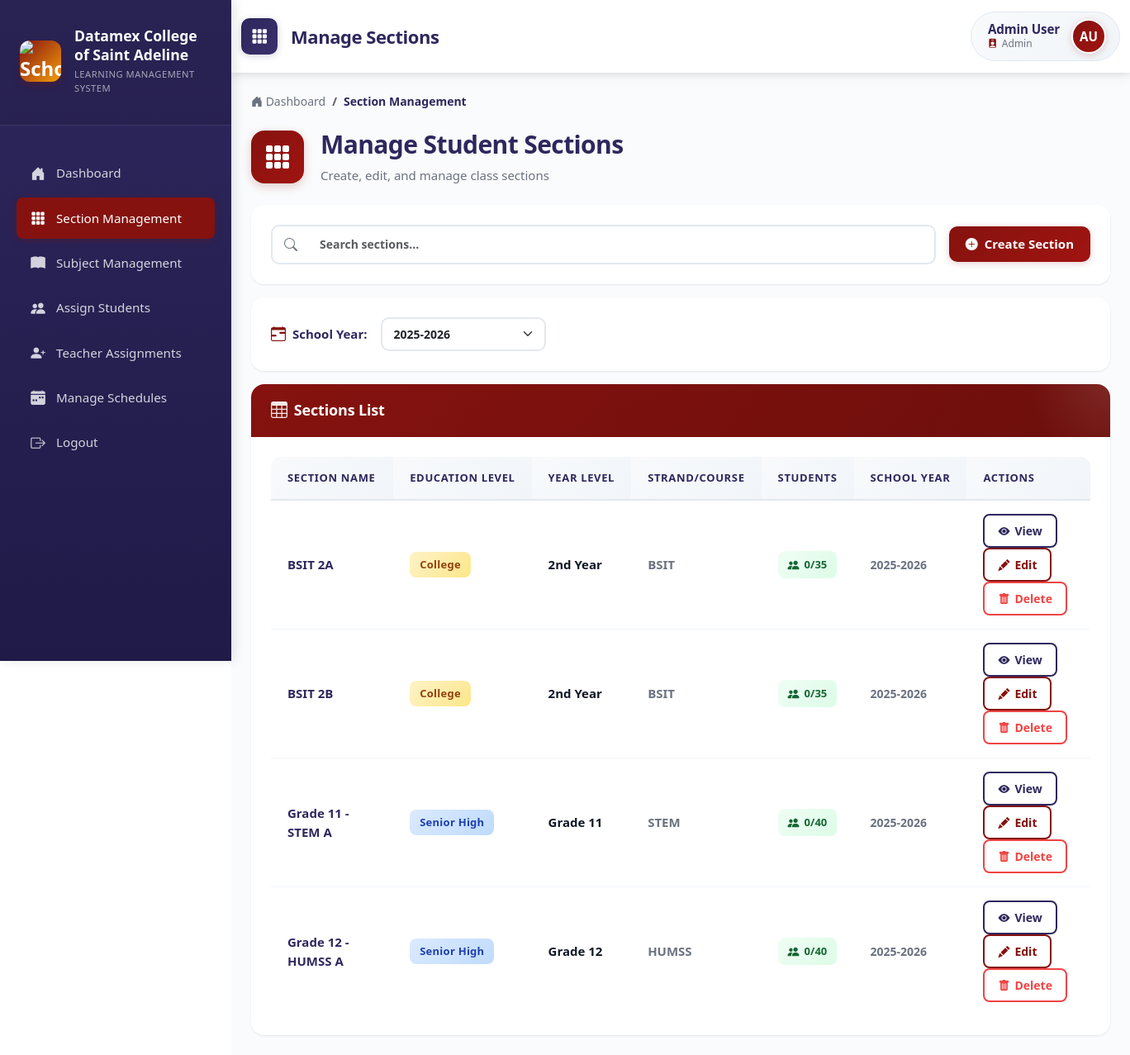
The page /index.php?page=manage_sections (signed in) on the database its author committed.
### tables this page shows
CREATE TABLE sections (
    section_id INT AUTO_INCREMENT PRIMARY KEY,
    section_name VARCHAR(100) NOT NULL,
    education_level ENUM('senior_high', 'college') NOT NULL,
    year_level VARCHAR(50) NOT NULL,
    strand_course VARCHAR(50) NOT NULL,
    max_capacity INT NULL,
    school_year VARCHAR(20) NOT NULL,
    created_at TIMESTAMP DEFAULT CURRENT_TIMESTAMP,
    updated_at TIMESTAMP DEFAULT CURRENT_TIMESTAMP ON UPDATE CURRENT_TIMESTAMP,
    UNIQUE KEY unique_section (section_name, school_year)
);

### app/controllers/SectionController.php (called while the page is built, shortened)
<?php
require_once __DIR__ . '/../models/Section.php';
class SectionController
{
    private $section_model;
    public function __construct()
    {
        $this->section_model = new Section();
    }
    public function showManageSections()
    {
        $page = isset($_GET['p']) ? (int)$_GET['p'] : 1;
        $limit = 10;
        $offset = ($page - 1) * $limit;
        $search = $_GET['search'] ?? '';
        $school_year = $_GET['school_year'] ?? '2025-2026';
        $sections = $this->section_model->getWithPagination($limit, $offset, $search, $school_year);
        require __DIR__ . '/../views/admin/manage_sections.php';
    }
?>
<?php endif;
}

### public/index.php (called while the page is built, shortened)
<?php
require_once __DIR__ . '/../app/routes.php';

### app/models/Section.php (called while the page is built, shortened)
<?php
require_once __DIR__ . '/../../config/db_connection.php';
class Section
{
    private $connection;
    public function __construct()
    {
        global $connection;
        $this->connection = $connection;
    }
    public function getWithPagination($limit, $offset, $search = '', $school_year = '2025-2026')
    {
        $sql = "
            SELECT
                sec.section_id, sec.section_name, sec.education_level, sec.year_level,
                sec.strand_course, sec.max_capacity, sec.school_year,
                COUNT(s.student_id) as student_count
            FROM sections sec
            LEFT JOIN students s ON sec.section_id = s.section_id AND s.enrollment_status = 'active'
            WHERE sec.school_year = :school_year
        ";
        $sql .= " GROUP BY sec.section_id, sec.section_name, sec.education_level, sec.year_level, sec.strand_course, sec.max_capacity, sec.school_year
                  ORDER BY sec.education_level DESC, sec.year_level ASC, sec.section_name ASC
                  LIMIT :limit OFFSET :offset";
        $stmt = $this->connection->prepare($sql);
        $stmt->bindValue(':school_year', $school_year);
        $stmt->bindValue(':limit', (int)$limit, PDO::PARAM_INT);
        $stmt->bindValue(':offset', (int)$offset, PDO::PARAM_INT);
        $stmt->execute();
        return $stmt->fetchAll();
    }
}

### app/views/admin/manage_sections.php (the view, shortened to what this page needs)
<!DOCTYPE html>
<html lang="en">
<head>
    <link rel="stylesheet" href="bootstrap/css/bootstrap.min.css">
    <link rel="stylesheet" href="bootstrap/css/bootstrap-icons.css">
    <link rel="stylesheet" href="css/main.css">
    <link rel="stylesheet" href="css/shared/sidenav.css">
    <link rel="stylesheet" href="css/pages/section_management.css">
</head>
<body>
    <div class="toast-container position-fixed top-0 end-0 p-3" style="z-index: 1100;" id="toastContainer"></div>
    <div class="d-flex">
        <div class="sidenav">
            <div class="sidenav-header">
                <div class="school-brand">
                    <div class="school-logo">
                        <img src="assets/DCSA-LOGO.png" alt="School Logo"
                            style="width: 100%; height: 100%; object-fit: contain; border-radius: 0.75rem;">
                    </div>
                    <div class="school-info">
                        <h5>Datamex College of Saint Adeline</h5>
                        <p class="subtitle">Learning Management System</p>
                    </div>
                </div>
            </div>
            <ul class="sidenav-menu">
                <li class="nav-item">
                    <a class="nav-link" href="index.php?page=admin_dashboard">
                        <i class="bi bi-house-door-fill"></i>
                        <span>Dashboard</span>
                    </a>
                </li>
                <li class="nav-item">
                    <a class="nav-link active" href="index.php?page=manage_sections">
                        <i class="bi bi-grid-3x3-gap-fill"></i>
                        <span>Section Management</span>
                    </a>
                </li>
                <li class="nav-item">
                    <a class="nav-link" href="index.php?page=subjects">
                        <i class="bi bi-book-fill"></i>
                        <span>Subject Management</span>
                    </a>
                </li>
                <li class="nav-item">
                    <a class="nav-link" href="index.php?page=student_sections">
                        <i class="bi bi-people-fill"></i>
                        <span>Assign Students</span>
                    </a>
                </li>
                <li class="nav-item">
                    <a class="nav-link" href="index.php?page=teacher_assignments">
                        <i class="bi bi-person-plus-fill"></i>
                        <span>Teacher Assignments</span>
                    </a>
                </li>
                <li class="nav-item">
                    <a class="nav-link" href="index.php?page=teacher_schedules">
                        <i class="bi bi-calendar-week-fill"></i>
                        <span>Manage Schedules</span>
                    </a>
                </li>
                <li class="nav-item">
                    <a class="nav-link" href="index.php?page=logout">
                        <i class="bi bi-box-arrow-right"></i>
                        <span>Logout</span>
                    </a>
                </li>
            </ul>
        </div>
        <div class="main-content flex-grow-1">
            <nav class="navbar top-navbar">
                <div class="container-fluid">
                    <div class="navbar-brand mb-0">
                        <div class="page-icon">
                            <i class="bi bi-grid-3x3-gap-fill"></i>
                        </div>
                        <span>Manage Sections</span>
                    </div>
                    <div class="user-info-wrapper">
                        <div class="user-details">
                            <span class="user-name">
                                <?php echo htmlspecialchars($_SESSION['user_firstname'] . ' ' . $_SESSION['user_lastname']); ?>
                            </span>
                            <span class="user-role">
                                <i class="bi bi-person-badge-fill"></i>
                                <?php echo ucfirst(htmlspecialchars($_SESSION['user_role'])); ?>
                            </span>
                        </div>
                        <div class="user-avatar">
                            <?php
                            $firstname = $_SESSION['user_firstname'] ?? 'A';
                            $lastname = $_SESSION['user_lastname'] ?? 'U';
                            echo strtoupper(substr($firstname, 0, 1) . substr($lastname, 0, 1));
                            ?>
                        </div>
                    </div>
                </div>
            </nav>
            <div class="container-fluid p-4">
                <nav aria-label="breadcrumb">
                    <ol class="breadcrumb">
                        <li class="breadcrumb-item">
                            <a href="index.php?page=admin_dashboard">
                                <i class="bi bi-house-door-fill"></i> Dashboard
                            </a>
                        </li>
                        <li class="breadcrumb-item active" aria-current="page">
                            Section Management
                        </li>
                    </ol>
                </nav>
                <div class="page-header">
                    <div class="header-content">
                        <div class="header-icon">
                            <i class="bi bi-grid-3x3-gap-fill"></i>
                        </div>
                        <div class="header-text">
                            <h1 class="header-title">Manage Student Sections</h1>
                            <p class="header-subtitle">Create, edit, and manage class sections</p>
                        </div>
                    </div>
                </div>
                <div class="card action-bar-card mb-3">
                    <div class="card-body">
                        <div class="action-bar">
                            <div class="search-box">
                                <div class="input-group">
                                    <span class="input-group-text">
                                        <i class="bi bi-search"></i>
                                    </span>
                                    <input type="text" class="form-control" id="searchInput" placeholder="Search sections..." value="<?= htmlspecialchars($search ?? '') ?>">
                                </div>
                            </div>
                            <div class="action-buttons">
                                <a href="index.php?page=create_section" class="btn btn-primary">
                                    <i class="bi bi-plus-circle-fill"></i>
                                    Create Section
                                </a>
                            </div>
                        </div>
                    </div>
                </div>
                <div class="card filter-card mb-3">
                    <div class="card-body">
                        <div class="filter-bar">
                            <label class="filter-label">
                                <i class="bi bi-calendar-range"></i>
                                School Year:
                            </label>
                            <select class="form-select school-year-select" id="schoolYearFilter">
                                <option value="2025-2026" <?= ($school_year ?? '') === '2025-2026' ? 'selected' : '' ?>>2025-2026</option>
                            </select>
                        </div>
                    </div>
                </div>
                <div class="card sections-table-card">
                    <div class="card-header">
                        <h5 class="mb-0">
                            <i class="bi bi-table"></i>
                            Sections List
                        </h5>
                    </div>
                    <div class="card-body" id="sections-container">
                        <?php if (empty($sections)): ?>
                            <div class="empty-state">
                                <div class="empty-state-icon">
                                    <i class="bi bi-inbox"></i>
                                </div>
                                <p class="empty-state-text">No sections found</p>
                            </div>
                        <?php else: ?>
                            <div class="table-responsive">
                                <table class="table table-hover" id="sectionsTable">
                                    <thead>
                                        <tr>
                                            <th>Section Name</th>
                                            <th>Education Level</th>
                                            <th>Year Level</th>
                                            <th>Strand/Course</th>
                                            <th>Students</th>
                                            <th>School Year</th>
                                            <th>Actions</th>
                                        </tr>
                                    </thead>
                                    <tbody id="sectionsTableBody">
                                        <?php foreach ($sections as $section): ?>
                                            <tr data-section-id="<?= $section['section_id'] ?>">
                                                <td>
                                                    <span class="section-name"><?= htmlspecialchars($section['section_name']) ?></span>
                                                </td>
                                                <td>
                                                    <span class="education-level-badge <?= $section['education_level'] === 'senior_high' ? 'badge-shs' : 'badge-college' ?>">
                                                        <?= $section['education_level'] === 'senior_high' ? 'Senior High' : 'College' ?>
                                                    </span>
                                                </td>
                                                <td>
                                                    <span class="year-level"><?= htmlspecialchars($section['year_level']) ?></span>
                                                </td>
                                                <td>
                                                    <span class="strand-course"><?= htmlspecialchars($section['strand_course']) ?></span>
                                                </td>
                                                <td>
                                                    <span class="student-count">
                                                        <i class="bi bi-people-fill"></i>
                                                        <?= $section['student_count'] ?><?= $section['max_capacity'] ? '/' . $section['max_capacity'] : '' ?>
                                                    </span>
                                                </td>
                                                <td>
                                                    <span class="school-year"><?= htmlspecialchars($section['school_year']) ?></span>
                                                </td>
                                                <td>
                                                    <a href="index.php?page=view_section&section_id=<?= $section['section_id'] ?>"
                                                        class="btn btn-sm btn-outline-info me-1">
                                                        <i class="bi bi-eye-fill"></i> View
                                                    </a>
                                                    <a href="index.php?page=edit_section&section_id=<?= $section['section_id'] ?>"
                                                        class="btn btn-sm btn-outline-primary me-1">
                                                        <i class="bi bi-pencil-fill"></i> Edit
                                                    </a>
                                                    <button class="btn btn-sm btn-outline-danger btn-delete"
                                                        data-section-id="<?= $section['section_id'] ?>"
                                                        data-section-name="<?= htmlspecialchars($section['section_name']) ?>">
                                                        <i class="bi bi-trash-fill"></i> Delete
                                                    </button>
                                                </td>
                                            </tr>
                                        <?php endforeach; ?>
                                    </tbody>
                                </table>
                            </div>
                        <?php endif; ?>
                    </div>
                </div>
            </div>
        </div>
    </div>
</body>
</html>

### rows shown on the page
sections: section_name "BSIT 2A", education_level "College", year_level "2nd Year", strand_course "BSIT", student_count "0", max_capacity "35", school_year "2025-2026"
sections: section_name "BSIT 2B", education_level "College", year_level "2nd Year", strand_course "BSIT", student_count "0", max_capacity "35", school_year "2025-2026"
sections: section_name "Grade 11 - STEM A", education_level "Senior High", year_level "Grade 11", strand_course "STEM", student_count "0", max_capacity "40", school_year "2025-2026"
sections: section_name "Grade 12 - HUMSS A", education_level "Senior High", year_level "Grade 12", strand_course "HUMSS", student_count "0", max_capacity "40", school_year "2025-2026"

### other values the page prints
$_SESSION['user_firstname'] . ' ' . $_SESSION['user_lastname'] "Admin User"
$_SESSION['user_role'] "Admin"
substr($firstname, 0, 1) . substr($lastname, 0, 1) "AU"
